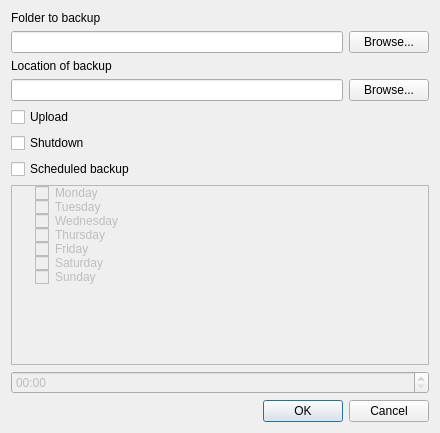
<?xml version="1.0" encoding="UTF-8"?>
<ui version="4.0">
 <class>TaskSettings</class>
 <widget class="QDialog" name="TaskSettings">
  <property name="geometry">
   <rect>
    <x>0</x>
    <y>0</y>
    <width>440</width>
    <height>433</height>
   </rect>
  </property>
  <property name="windowTitle">
   <string>Dialog</string>
  </property>
  <layout class="QVBoxLayout" name="verticalLayout">
   <item>
    <layout class="QGridLayout" name="gridLayout">
     <item row="0" column="0">
      <widget class="QLabel" name="label">
       <property name="text">
        <string>Folder to backup</string>
       </property>
      </widget>
     </item>
     <item row="1" column="0">
      <widget class="QLineEdit" name="lineEditFrom">
       <property name="dragEnabled">
        <bool>false</bool>
       </property>
       <property name="readOnly">
        <bool>true</bool>
       </property>
      </widget>
     </item>
     <item row="1" column="1">
      <widget class="QPushButton" name="fromPushButton">
       <property name="text">
        <string>Browse...</string>
       </property>
      </widget>
     </item>
     <item row="2" column="0" colspan="2">
      <layout class="QGridLayout" name="gridLayout_2">
       <item row="0" column="0">
        <widget class="QLabel" name="label_2">
         <property name="text">
          <string>Location of backup</string>
         </property>
        </widget>
       </item>
       <item row="1" column="0">
        <widget class="QLineEdit" name="lineEditTo"/>
       </item>
       <item row="1" column="1">
        <widget class="QPushButton" name="toPushButton">
         <property name="text">
          <string>Browse...</string>
         </property>
        </widget>
       </item>
      </layout>
     </item>
    </layout>
   </item>
   <item>
    <widget class="QCheckBox" name="uploadCheckBox">
     <property name="text">
      <string>Upload</string>
     </property>
    </widget>
   </item>
   <item>
    <widget class="QCheckBox" name="shutdownCheckBox">
     <property name="text">
      <string>Shutdown</string>
     </property>
    </widget>
   </item>
   <item>
    <widget class="QCheckBox" name="autoBackupCheckBox">
     <property name="enabled">
      <bool>true</bool>
     </property>
     <property name="text">
      <string>Scheduled backup</string>
     </property>
    </widget>
   </item>
   <item>
    <widget class="QTreeWidget" name="treeWidget">
     <property name="enabled">
      <bool>false</bool>
     </property>
     <property name="sizePolicy">
      <sizepolicy hsizetype="Preferred" vsizetype="Preferred">
       <horstretch>0</horstretch>
       <verstretch>0</verstretch>
      </sizepolicy>
     </property>
     <property name="autoScroll">
      <bool>true</bool>
     </property>
     <property name="showDropIndicator" stdset="0">
      <bool>true</bool>
     </property>
     <property name="itemsExpandable">
      <bool>true</bool>
     </property>
     <property name="sortingEnabled">
      <bool>false</bool>
     </property>
     <property name="animated">
      <bool>false</bool>
     </property>
     <property name="wordWrap">
      <bool>false</bool>
     </property>
     <property name="headerHidden">
      <bool>true</bool>
     </property>
     <property name="expandsOnDoubleClick">
      <bool>true</bool>
     </property>
     <attribute name="headerVisible">
      <bool>false</bool>
     </attribute>
     <attribute name="headerCascadingSectionResizes">
      <bool>false</bool>
     </attribute>
     <attribute name="headerHighlightSections">
      <bool>false</bool>
     </attribute>
     <attribute name="headerShowSortIndicator" stdset="0">
      <bool>false</bool>
     </attribute>
     <attribute name="headerStretchLastSection">
      <bool>true</bool>
     </attribute>
     <column>
      <property name="text">
       <string>День недели</string>
      </property>
     </column>
     <item>
      <property name="text">
       <string>Monday</string>
      </property>
      <property name="checkState">
       <enum>Unchecked</enum>
      </property>
     </item>
     <item>
      <property name="text">
       <string>Tuesday</string>
      </property>
      <property name="checkState">
       <enum>Unchecked</enum>
      </property>
     </item>
     <item>
      <property name="text">
       <string>Wednesday</string>
      </property>
      <property name="checkState">
       <enum>Unchecked</enum>
      </property>
     </item>
     <item>
      <property name="text">
       <string>Thursday</string>
      </property>
      <property name="checkState">
       <enum>Unchecked</enum>
      </property>
     </item>
     <item>
      <property name="text">
       <string>Friday</string>
      </property>
      <property name="checkState">
       <enum>Unchecked</enum>
      </property>
     </item>
     <item>
      <property name="text">
       <string>Saturday</string>
      </property>
      <property name="checkState">
       <enum>Unchecked</enum>
      </property>
     </item>
     <item>
      <property name="text">
       <string>Sunday</string>
      </property>
      <property name="checkState">
       <enum>Unchecked</enum>
      </property>
     </item>
    </widget>
   </item>
   <item>
    <widget class="QTimeEdit" name="timeEdit">
     <property name="enabled">
      <bool>false</bool>
     </property>
     <property name="maximumTime">
      <time>
       <hour>23</hour>
       <minute>59</minute>
       <second>59</second>
      </time>
     </property>
     <property name="displayFormat">
      <string>HH:mm</string>
     </property>
    </widget>
   </item>
   <item>
    <widget class="QDialogButtonBox" name="buttonBox">
     <property name="orientation">
      <enum>Qt::Horizontal</enum>
     </property>
     <property name="standardButtons">
      <set>QDialogButtonBox::Cancel|QDialogButtonBox::Ok</set>
     </property>
    </widget>
   </item>
  </layout>
 </widget>
 <resources/>
 <connections>
  <connection>
   <sender>buttonBox</sender>
   <signal>accepted()</signal>
   <receiver>TaskSettings</receiver>
   <slot>accept()</slot>
   <hints>
    <hint type="sourcelabel">
     <x>248</x>
     <y>254</y>
    </hint>
    <hint type="destinationlabel">
     <x>157</x>
     <y>274</y>
    </hint>
   </hints>
  </connection>
  <connection>
   <sender>buttonBox</sender>
   <signal>rejected()</signal>
   <receiver>TaskSettings</receiver>
   <slot>reject()</slot>
   <hints>
    <hint type="sourcelabel">
     <x>316</x>
     <y>260</y>
    </hint>
    <hint type="destinationlabel">
     <x>286</x>
     <y>274</y>
    </hint>
   </hints>
  </connection>
 </connections>
</ui>
